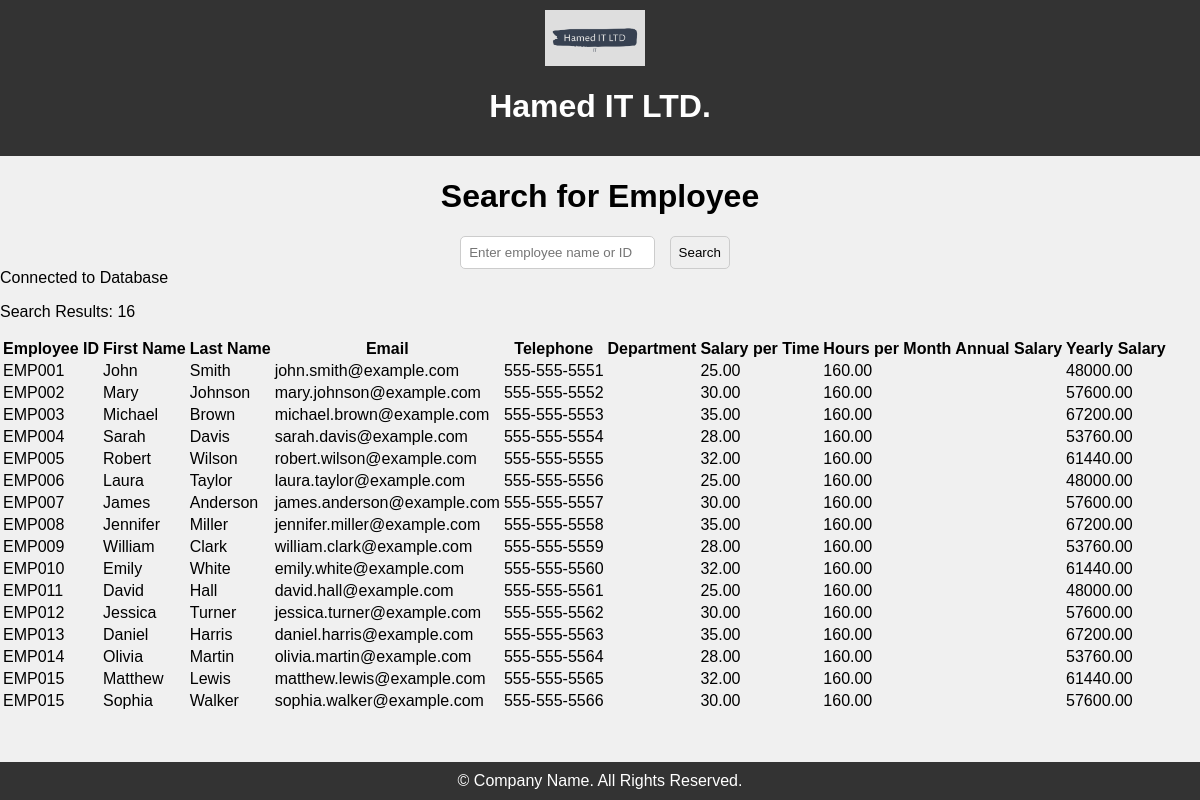
The page /viewinfo.php on the database its author committed.
### tables this page shows
CREATE TABLE `Employees` (
  `employee_id` varchar(6) NOT NULL,
  `first_name` varchar(50) NOT NULL,
  `last_name` varchar(50) NOT NULL,
  `email` varchar(60) NOT NULL,
  `telephone` varchar(15) NOT NULL,
  `department` varchar(9) NOT NULL,
  `salary_per_time` decimal(10,2) NOT NULL,
  `hours_per_month` decimal(10,2) NOT NULL,
  `monthly_salary` decimal(10,2) NOT NULL,
  `yearly_salary` decimal(10,2) NOT NULL
);

### viewinfo.php (the view, shortened to what this page needs)
<!DOCTYPE html>
<html lang="en">
<head>
    <link rel="stylesheet" href="ViewStyle.css">
</head>
<header>
        <div class="logo">
            <img src="Asset/logo.png" alt="Company Logo">
            <h1>Hamed IT LTD.</h1>
        </div>
    </header>
<body>
    <div class="search">
    <h1>Search for Employee</h1>
    <form method="POST" action="">
        <input type="text" name="search" placeholder="Enter employee name or ID">
        <input type="submit" name="submit" value="Search">
    </form>
</div>
    <?php
    require_once("database.php");
    if (!$conn) {
        die("Connection failed: " . mysqli_connect_error());
    } else {
        echo "Connected to Database";
    }
    if(isset($_POST['submit'])){
        $search = $_POST['search'];
        $sql = "SELECT * FROM `Employees` WHERE
                `employee_id` LIKE '%$search%' OR
                `first_name` LIKE '%$search%' OR
                `last_name` LIKE '%$search%'";
    } else {
        $sql = "SELECT * FROM `Employees`";
    }
    $result = mysqli_query($conn, $sql);
    $num = mysqli_num_rows($result);
    if ($num > 0) {
        echo "<p>Search Results: $num</p>";
        echo "<table>";
        echo "<tr>";
        echo "<th>Employee ID</th>";
        echo "<th>First Name</th>";
        echo "<th>Last Name</th>";
        echo "<th>Email</th>";
        echo "<th>Telephone</th>";
        echo "<th>Department</th>";
        echo "<th>Salary per Time</th>";
        echo "<th>Hours per Month</th>";
        echo "<th>Annual Salary</th>";
        echo "<th>Yearly Salary</th>";
        echo "</tr>";
        while ($row = mysqli_fetch_assoc($result)) {
            echo "<tr>";
            echo "<td>" . $row['employee_id'] . "</td>";
            echo "<td>" . $row['first_name'] . "</td>";
            echo "<td>" . $row['last_name'] . "</td>";
            echo "<td>" . $row['email'] . "</td>";
            echo "<td>" . $row['telephone'] . "</td>";
            echo "<td>" . $row['department_name'] . "</td>";
            echo "<td>" . $row['salary_per_time'] . "</td>";
            echo "<td>" . $row['hours_per_month'] . "</td>";
            echo "<td>" . $row['annual_salary'] . "</td>";
            echo "<td>" . $row['yearly_salary'] . "</td>";
            echo "</tr>";
        }
        echo "</table>";
    } else {
        echo "No matching employees found.";
    }
    ?>
</body>
<footer>
        &copy;  Company Name. All Rights Reserved.
    </footer>
</html>

### ViewStyle.css (style rules this page uses)
body, html { margin: 0; padding: 0; height: 100%; font-family: Arial, sans-serif; background-color: #f0f0f0; }
h1 { text-align: center; }
header, footer { background-color: #333; color: #fff; text-align: center; padding: 10px 0; }
.logo img { max-width: 100px; height: auto; vertical-align: middle; margin-right: 10px; }
.search { display: flex; flex-direction: column; align-items: center; justify-content: center; text-align: center; }
.search input[type="text"], .search input[type="submit"] { padding: 8px; border: 1px solid #ccc; border-radius: 5px; margin-right: 10px; transition: transform 0.2s ease-in-out; }

### viewinfo.php (style rules this page uses)
body, html { margin: 0; padding: 0; height: 100%; font-family: Arial, sans-serif; background-color: #f0f0f0; }
h1 { text-align: center; }
header, footer { background-color: #333; color: #fff; text-align: center; padding: 10px 0; }
.logo img { max-width: 100px; height: auto; vertical-align: middle; margin-right: 10px; }
.search { display: flex; flex-direction: column; align-items: center; justify-content: center; text-align: center; }
.search input[type="text"], .search input[type="submit"] { padding: 8px; border: 1px solid #ccc; border-radius: 5px; margin-right: 10px; transition: transform 0.2s ease-in-out; }
footer { position: fixed; left: 0; bottom: 0; width: 100%; background-color: #333; color: white; text-align: center; }

### rows shown on the page
employees: employee "EMP001", first_name "John", last_name "Smith", email "john.smith@example.com", telephone "555-555-5551", salary_per_time "25.00", hours_per_month "160.00", yearly_salary "48000.00"
employees: employee "EMP002", first_name "Mary", last_name "Johnson", email "mary.johnson@example.com", telephone "555-555-5552", salary_per_time "30.00", hours_per_month "160.00", yearly_salary "57600.00"
employees: employee "EMP003", first_name "Michael", last_name "Brown", email "michael.brown@example.com", telephone "555-555-5553", salary_per_time "35.00", hours_per_month "160.00", yearly_salary "67200.00"
employees: employee "EMP004", first_name "Sarah", last_name "Davis", email "sarah.davis@example.com", telephone "555-555-5554", salary_per_time "28.00", hours_per_month "160.00", yearly_salary "53760.00"
employees: employee "EMP005", first_name "Robert", last_name "Wilson", email "robert.wilson@example.com", telephone "555-555-5555", salary_per_time "32.00", hours_per_month "160.00", yearly_salary "61440.00"
employees: employee "EMP006", first_name "Laura", last_name "Taylor", email "laura.taylor@example.com", telephone "555-555-5556", salary_per_time "25.00", hours_per_month "160.00", yearly_salary "48000.00"
employees: employee "EMP007", first_name "James", last_name "Anderson", email "james.anderson@example.com", telephone "555-555-5557", salary_per_time "30.00", hours_per_month "160.00", yearly_salary "57600.00"
employees: employee "EMP008", first_name "Jennifer", last_name "Miller", email "jennifer.miller@example.com", telephone "555-555-5558", salary_per_time "35.00", hours_per_month "160.00", yearly_salary "67200.00"
employees: employee "EMP009", first_name "William", last_name "Clark", email "william.clark@example.com", telephone "555-555-5559", salary_per_time "28.00", hours_per_month "160.00", yearly_salary "53760.00"
employees: employee "EMP010", first_name "Emily", last_name "White", email "emily.white@example.com", telephone "555-555-5560", salary_per_time "32.00", hours_per_month "160.00", yearly_salary "61440.00"
employees: employee "EMP011", first_name "David", last_name "Hall", email "david.hall@example.com", telephone "555-555-5561", salary_per_time "25.00", hours_per_month "160.00", yearly_salary "48000.00"
employees: employee "EMP012", first_name "Jessica", last_name "Turner", email "jessica.turner@example.com", telephone "555-555-5562", salary_per_time "30.00", hours_per_month "160.00", yearly_salary "57600.00"
employees: employee "EMP013", first_name "Daniel", last_name "Harris", email "daniel.harris@example.com", telephone "555-555-5563", salary_per_time "35.00", hours_per_month "160.00", yearly_salary "67200.00"
employees: employee "EMP014", first_name "Olivia", last_name "Martin", email "olivia.martin@example.com", telephone "555-555-5564", salary_per_time "28.00", hours_per_month "160.00", yearly_salary "53760.00"
employees: employee "EMP015", first_name "Matthew", last_name "Lewis", email "matthew.lewis@example.com", telephone "555-555-5565", salary_per_time "32.00", hours_per_month "160.00", yearly_salary "61440.00"
employees: employee "EMP015", first_name "Sophia", last_name "Walker", email "sophia.walker@example.com", telephone "555-555-5566", salary_per_time "30.00", hours_per_month "160.00", yearly_salary "57600.00"

### other values the page prints
$num "16"
